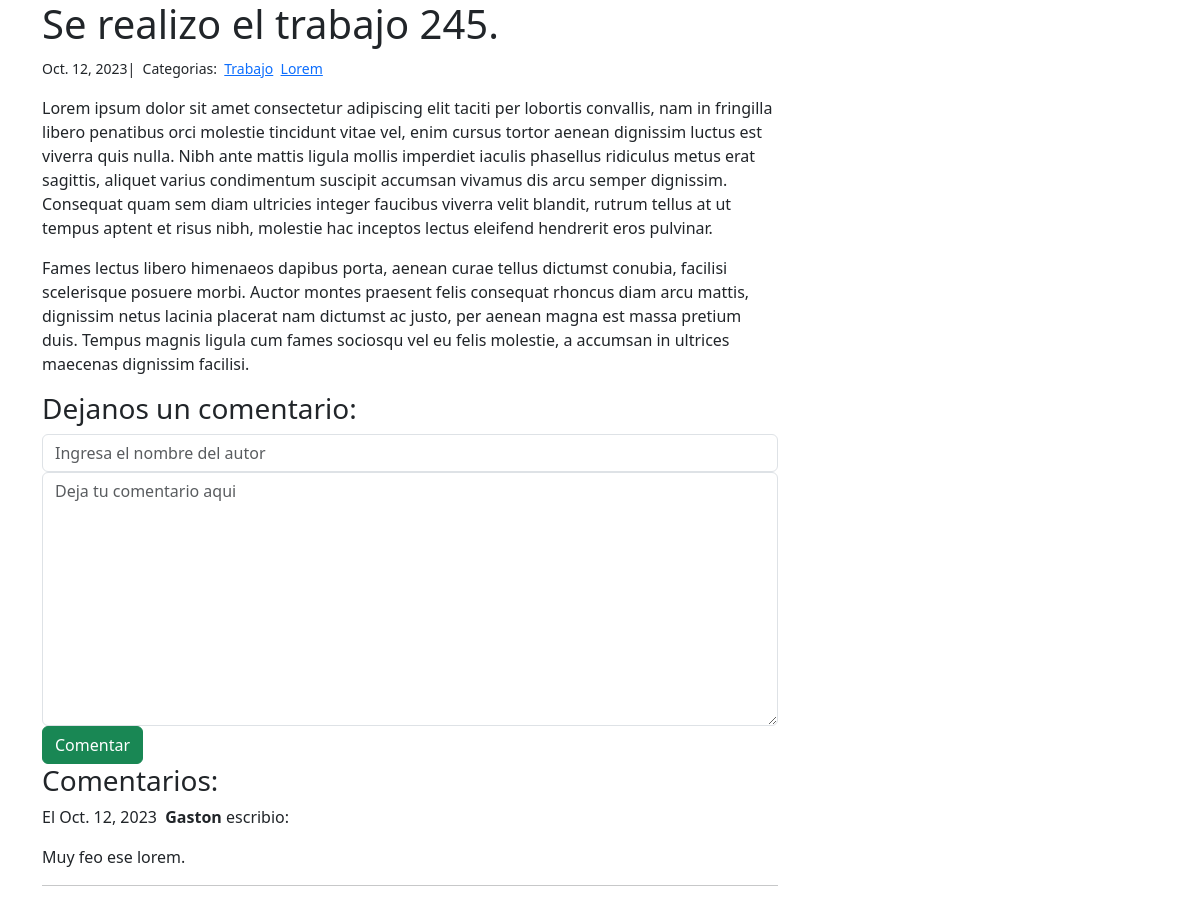
Before: /blog/1/ with the older database file.
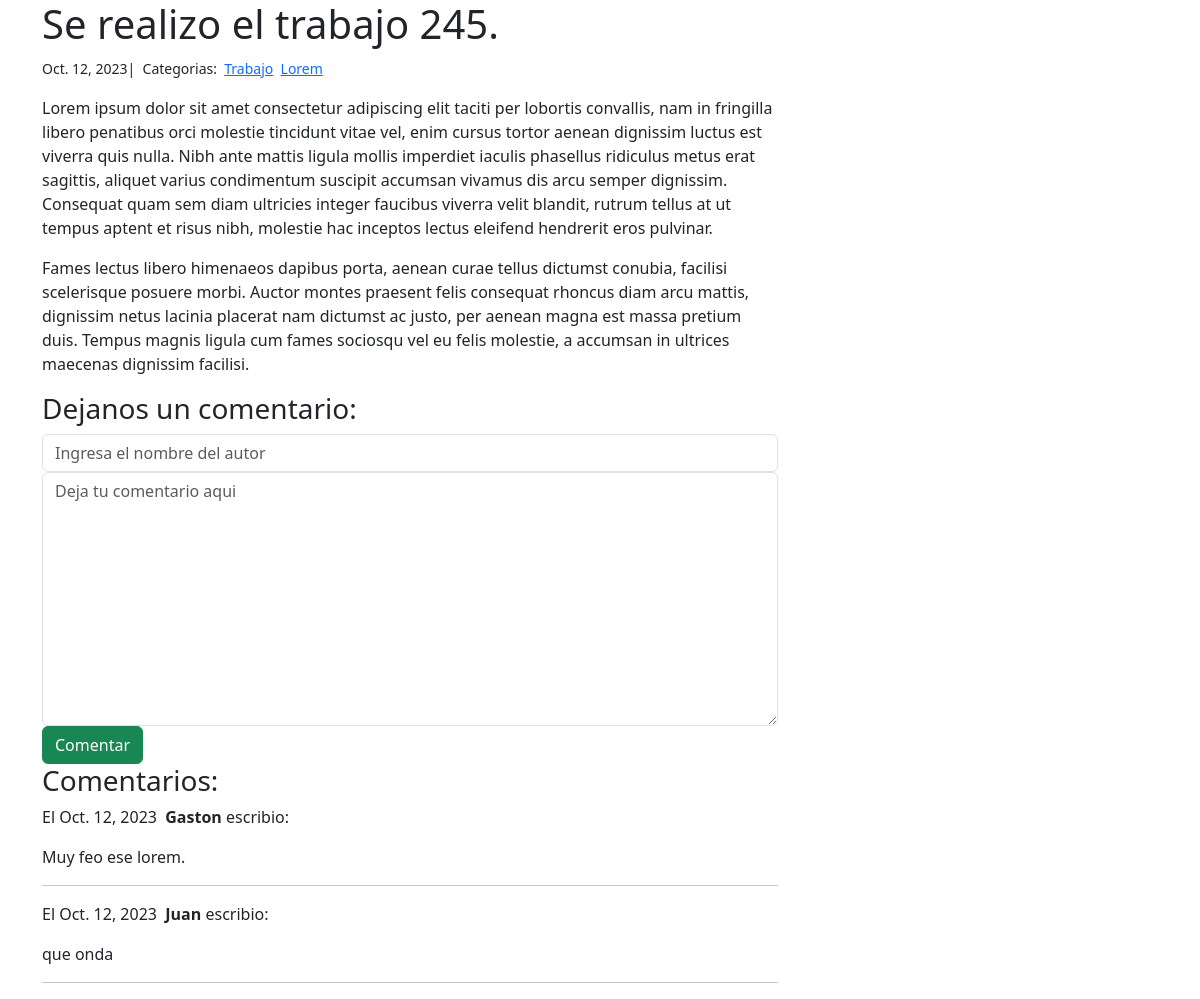
After: the same page with the newer database file.
### Blog/models.py (models this page shows, shortened)
class Posteo(models.Model):
    titulo = models.CharField(max_length=50)
    body = models.TextField()
    created_on = models.DateTimeField(auto_now_add=True)
    last_modified = models.DateTimeField(auto_now=True)
    categorias = models.ManyToManyField('Categoria', related_name='posteos')

class Categoria(models.Model):
    nombre = models.CharField(max_length=30)

class Comentario(models.Model):
    autor = models.CharField(max_length=50)
    body = models.TextField()
    created_on = models.DateTimeField(auto_now_add=True)
    posteo = models.ForeignKey('Posteo', on_delete= models.CASCADE)

### Blog/views.py (the view, shortened to what this page needs)
# urls.py: path('<int:pk>/', views.blog_detail, name='blog_detail'),
def blog_detail(request, pk):
    posteo = Posteo.objects.get(pk=pk)
    formulario = FormComentario()
    comentarios = Comentario.objects.filter(posteo=posteo)
    context = {
        'posteo': posteo,
        'comentarios': comentarios,
        'formulario': formulario
    }
    return render(request, 'detail.html', context)

### Blog/forms.py
class FormComentario(forms.Form):
    autor = forms.CharField(
        max_length=50,
        widget=forms.TextInput(attrs={
            'class': 'form-control',
            'placeholder': 'Ingresa el nombre del autor'
        })
    )
    body = forms.CharField(
        widget=forms.Textarea(attrs={
            'class': 'form-control',
            'placeholder': 'Deja tu comentario aqui'
        })
    )

### Blog/templates/detail.html (shortened to what this page needs)
{% extends "base.html" %}
{% block page_content %}
    <div class="col-12 col-md-8">
        <h1>{{ posteo.titulo }}</h1>
        <small>
            {{ posteo.created_on.date }}|&nbsp;
            Categorias:&nbsp;
            {% for categoria in posteo.categorias.all %}
                <a href="">{{ categoria.nombre }}</a>&nbsp;
            {% endfor %}
        </small>
        <p>{{ posteo.body | linebreaks }}</p>
        <h3>Dejanos un comentario: </h3>
        <form action="/blog/{{ posteo.pk }}/" method="POST">
            <div class="form-group">
                {{ formulario.autor }}
            </div>
            <div class="form-group">
                {{ formulario.body }}
            </div>
            <button type="submit" class="btn btn-success">Comentar</button>
        </form>
        <h3>Comentarios:</h3>
        {% for comentario in comentarios %}
            <p>
                El {{ comentario.created_on.date }}&nbsp;
                <b>{{ comentario.autor }}</b> escribio:
            </p>
            <p>{{ comentario.body }}</p>
            <hr>
        {% endfor %}
    </div>
{% endblock %}

### Blog/templates/base.html (shortened to what this page needs)
<!DOCTYPE html>
<html lang="en">
<head>
    <link href="https://cdn.jsdelivr.net/npm/bootstrap@5.3.2/dist/css/bootstrap.min.css" rel="stylesheet">
</head>
<body>
    <main class="container">
        <div class="row">
            {% block page_content %} {% endblock %}
        </div>
    </main>
</body>
</html>

Changed rows visible on the page:
added Comentario: created_on "Oct. 12, 2023", autor "Juan", body "que onda"
